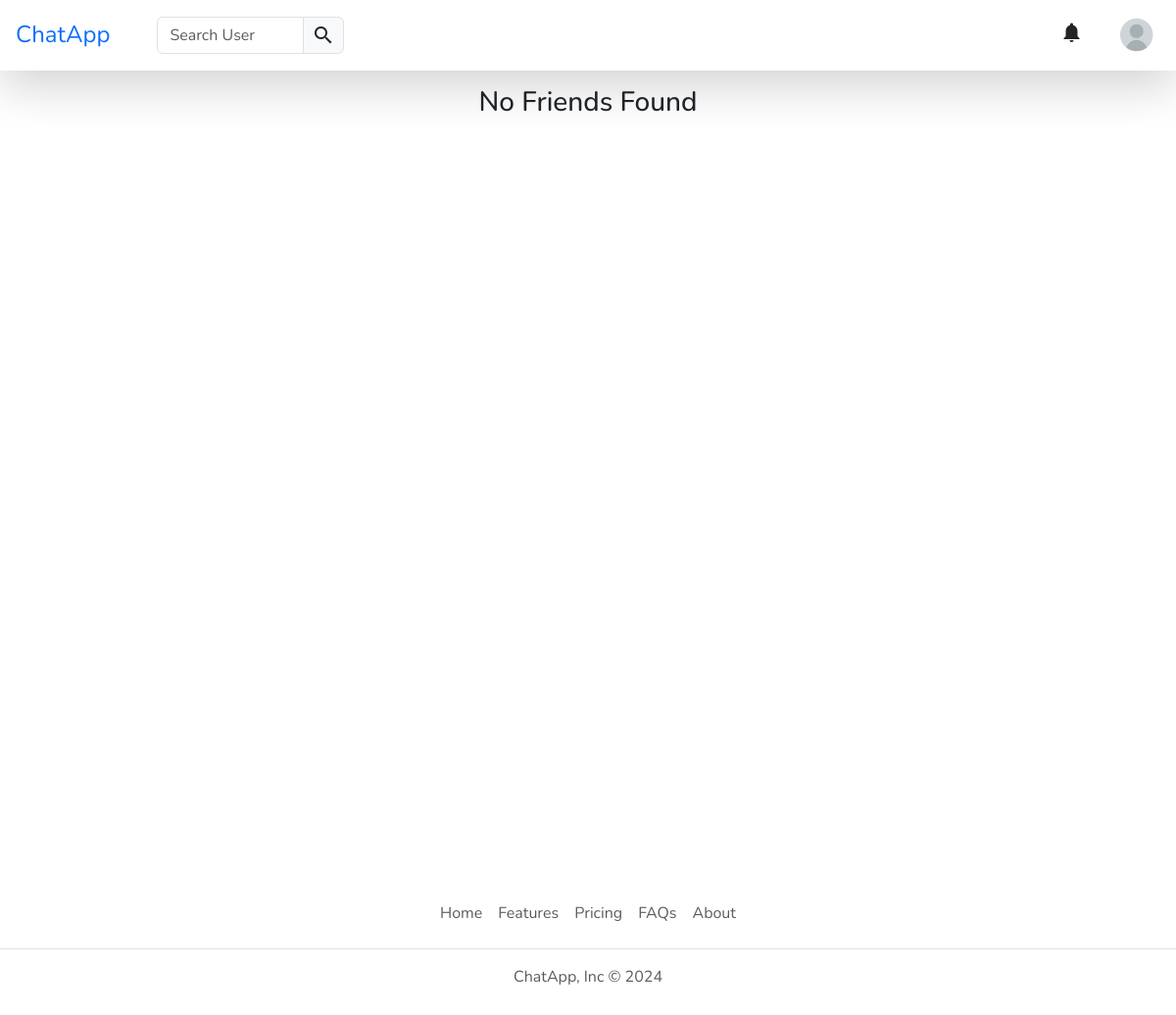
/friend/ (signed in), run on an earlier commit of the app's database.
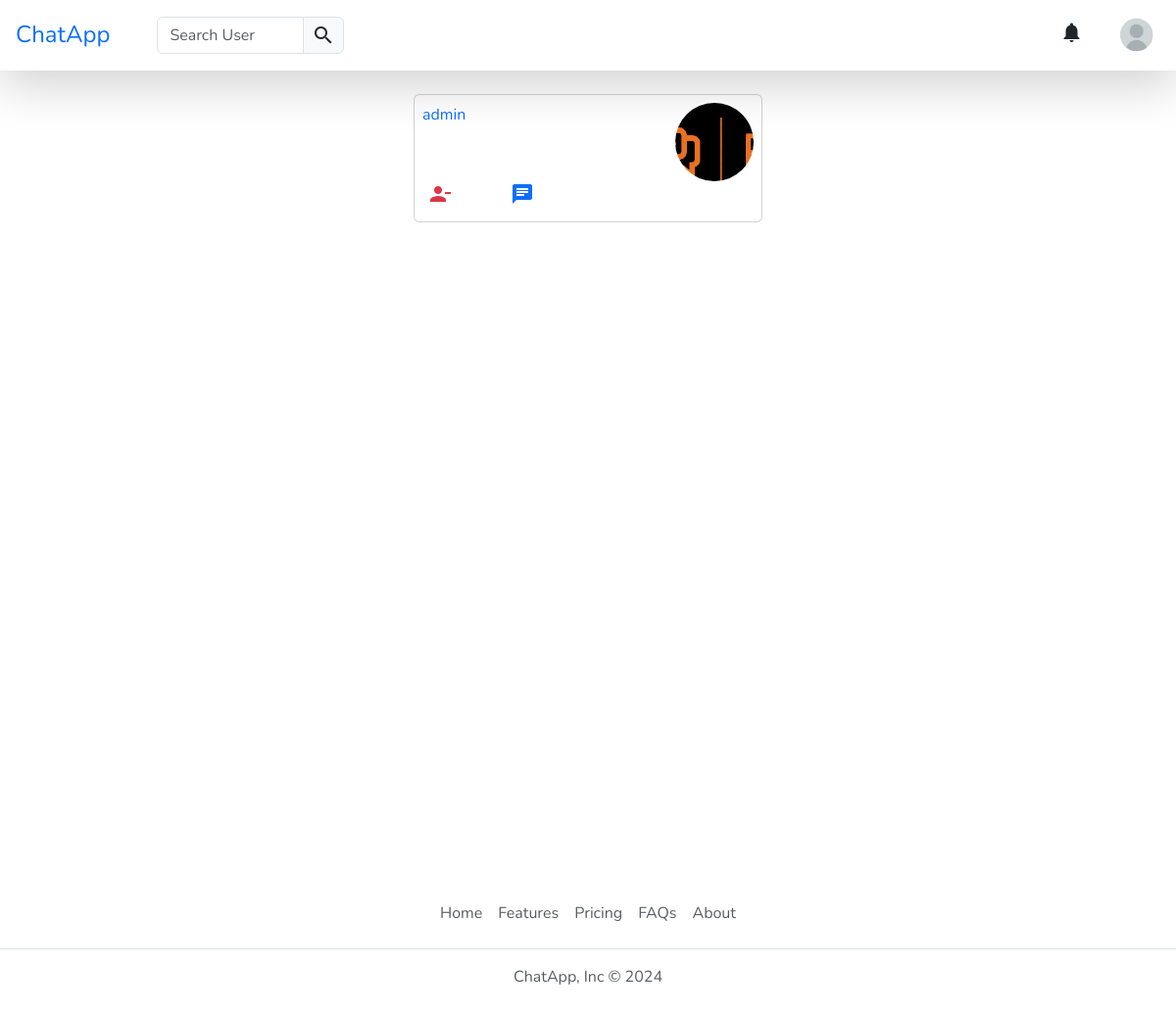
And on a later commit of the database.
### account/models.py (models this page shows, shortened)
class UserAccount(AbstractBaseUser):
    id = models.CharField(
            max_length=8,
            primary_key=True,
            default=generate_unique_username
    )
    first_name = models.CharField(
        max_length=10,
        blank=False,
        null=False
    )
    last_name = models.CharField(
        max_length=10,
        blank=False,
        null=False
    )
    username = models.CharField(max_length=30, unique=True)
    email = models.EmailField(
        verbose_name="email",
        max_length=60,
        unique=True
    )
    date_joined = models.DateTimeField(
        verbose_name='date joined',
        auto_now_add=True,
        editable=False
    )
    last_login = models.DateTimeField(
        verbose_name='last login',
        auto_now=True
    )
    is_admin = models.BooleanField(default=False)
    is_active = models.BooleanField(default=True)
    is_staff = models.BooleanField(default=False)
    is_superuser = models.BooleanField(default=False)
    profile_image = models.ImageField(
        max_length=255,
        upload_to=get_profile_image_filepath,
        default=get_profile_image,
        null=True,
        blank=True
    )
    USERNAME_FIELD = 'username'
    REQUIRED_FIELDS = ['first_name','last_name','email',]
    objects = UserAccountManager()

### friend/views.py (the view)
# urls.py: path('', FriendsView.as_view(), name='all'),
class FriendsView(DetailView):
    model = UserAccount
    template_name = 'friend/friends.html'
    context_object_name = 'user'
    def get_object(self, queryset=None):
        return get_object_or_404(UserAccount, username=self.request.user.username)
    def get_context_data(self, **kwargs):
        context = super().get_context_data(**kwargs)
        friend_instance = get_object_or_404(Friend, user=self.object)
        context['friends'] = friend_instance.friends.all()
        return context

### friend/templates/friend/friends.html (shortened to what this page needs)
{% extends "base.html" %}
{% block content %}
<div class="container h-full">
	<div class="row justify-content-center">
		{% for friend in friends %}
		<div class="col-10 col-md-6 col-lg-4 mb-2 mt-2">
			<div class="card p-2 flex-column">
				<div class="d-flex flex-row w-100 justify-content-between">
					<a target="_blank" href="{% url 'account:profile' friend.username %}"
						class="d-flex flex-row w-100 justify-content-between">
						<p>{{friend.username}}</p>
						<img class="rounded-circle" src="{{friend.profile_image.url}}"
							style="height: 10dvh; width: 10dvh;">
					</a>
				</div>
				<div class="d-flex flex-row justify-content-between" style="width: 15dvh;">
					<button id="unfriend-btn" class="bg-transparent border-0 text-danger" data-bs-toggle="tooltip"
						data-bs-placement="top" title="Unfriend {{friend.username}}" type="button">
						<span class="material-icons">person_remove</span>
					</button>
					<button id="chat-btn" class="bg-transparent border-0 text-primary" data-bs-toggle="tooltip"
						data-bs-placement="top" title="Message {{friend.username}}" type="button">
						<span class="material-icons">chat</span>
					</button>
				</div>
			</div>
		</div>
		{% empty %}
			<h3 class="text-center">No Friends Found</h3>
		{% endfor %}
	</div>
</div>
{% endblock content %}

### templates/base.html (shortened to what this page needs)
{% load static %}
<!DOCTYPE html>
<html lang="en">
<head>
	<link media="screen" href="https://cdn.jsdelivr.net/npm/bootstrap@5.3.3/dist/css/bootstrap.min.css" rel="stylesheet"
>
</head>
<body>
	{% include "snippets/header.html" %}
	{% block content %}{% endblock %}
	{% include "snippets/footer.html" %}
</body>
</html>

### templates/snippets/header.html (shortened to what this page needs)
{% load static %}
{% load humanize %}
<header class="p-3 shadow-lg mb-3 sticky-top z-3">
	<div class="bs5-container-fluid">
		<div class="row justify-content-between align-items-center">
			<div
				class="col-md-6 col-lg-6 col-12 d-flex flex-md-row flex-lg-row flex-row justify-content-between justify-content-md-start mb-md-0 mb-lg-0 mb-3">
				<a class="fs-4 me-md-5 me-lg-5 mb-md-0 mb-lg-0" href="/">ChatApp</a>
				<form class="col-8 col-md-6 col-lg-4" autocomplete="off" role="search" method="post">
					<div class="input-group">
						<input class="form-control" type="search" name="search" id="user_search"
							placeholder="Search User" maxlength="10" />
						<div class="input-group-text user-select-none px-2">
							<span class="material-icons">search</span>
						</div>
					</div>
				</form>
			</div>
			<div
				class="col-md-4 col-lg-3 col-12 d-flex flex-row justify-content-between align-items-center user-select-none px-3">
				<button
					class="btn d-flex align-items-center switch-theme w-50 text-primary justify-content-start justify-content-lg-end justify-content-md-end ps-0">
				</button>
				{% if request.user.is_authenticated %}
				<div id="notifications" class="dropdown text-end">
					<button type="button" class="btn position-relative align-items-center dropdown-toggle p-1 border-0" data-bs-toggle="dropdown" aria-expanded="false">
						<span class="material-icons">notifications</span>
					</button>
				</div>
				<div class="dropdown text-end">
					<a href="#" class="d-block link-body-emphasis text-decoration-none dropdown-toggle"
						data-bs-toggle="dropdown" aria-expanded="false">
						<img src="{{request.user.profile_image.url}}" alt="User Profile Image" width="40" height="40"
							class="rounded-circle" loading="lazy" />
					</a>
				</div>
			</div>
			{% endif %}
		</div>
	</div>
</header>

### templates/snippets/footer.html (shortened to what this page needs)
<footer class="pb-3 my-4 mb-0 pb-0">
	<ul class="nav justify-content-center border-bottom pb-3 mb-3">
		<li class="nav-item"><a href="{% url 'home' %}" class="nav-link px-2 text-body-secondary">Home</a></li>
		<li class="nav-item"><a href="#" class="nav-link px-2 text-body-secondary">Features</a></li>
		<li class="nav-item"><a href="#" class="nav-link px-2 text-body-secondary">Pricing</a></li>
		<li class="nav-item"><a href="#" class="nav-link px-2 text-body-secondary">FAQs</a></li>
		<li class="nav-item"><a href="#" class="nav-link px-2 text-body-secondary">About</a></li>
	</ul>
	<p class="text-center text-body-secondary year">ChatApp, Inc</p>
</footer>

### templates/base.html (style rules this page uses)
* { font-family: "Nunito", sans-serif; }
a { cursor: pointer !important; text-decoration: none !important; color: invert; }
div.h-full { min-height: 100dvh !important; }

### templates/snippets/header.html (style rules this page uses)
.dropdown-toggle::after { display: none; }

What changed in the data, as far as the page shows it:
now on this page (row edited): UserAccount: username "admin", profile_image (picture)
Also different on the page:
text no longer shown: "No Friends Found"
